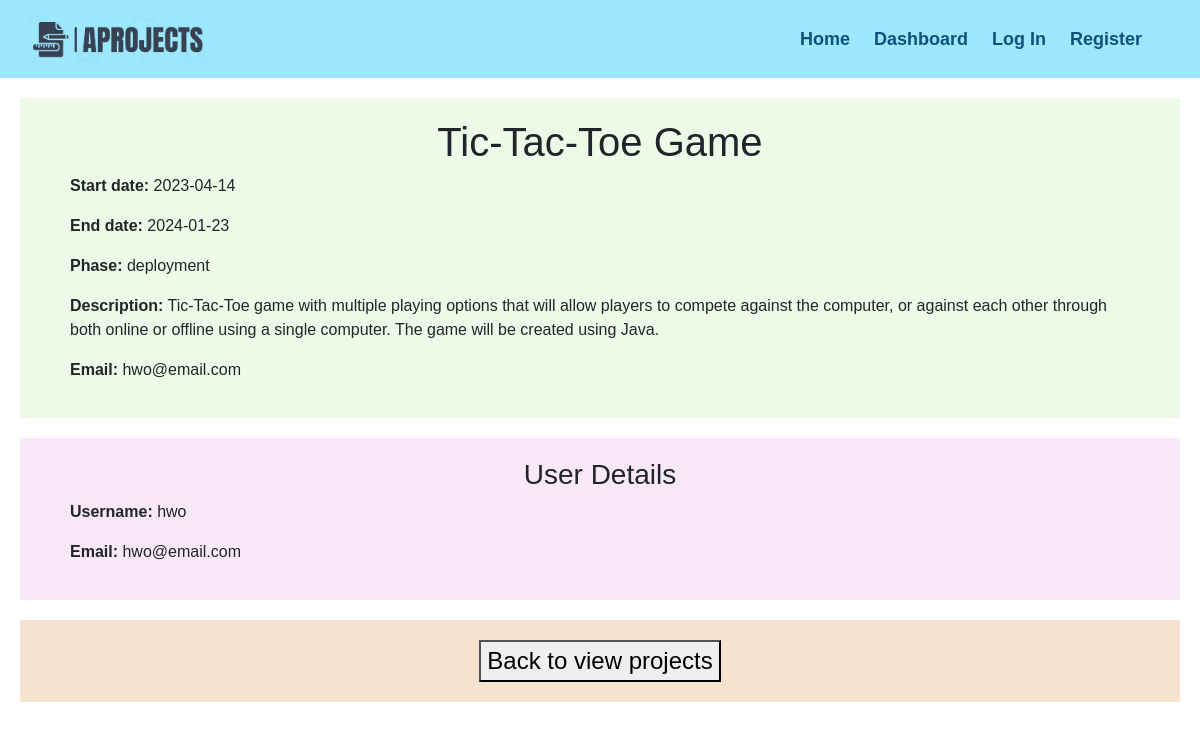
The page /projectdetails.php?pid=3 on the database its author committed.
### tables this page shows
CREATE TABLE `projects` (
  `pid` int UNSIGNED NOT NULL,
  `title` varchar(100) NOT NULL,
  `start_date` date DEFAULT NULL,
  `end_date` date DEFAULT NULL,
  `phase` enum('design','development','testing','deployment','complete') DEFAULT NULL,
  `description` varchar(500) DEFAULT NULL,
  `uid` int UNSIGNED NOT NULL
);

CREATE TABLE `users` (
  `uid` int UNSIGNED NOT NULL,
  `username` varchar(255) NOT NULL,
  `password` varchar(255) NOT NULL,
  `email` varchar(255) NOT NULL
);

### projectdetails.php (the view, shortened to what this page needs)
<!DOCTYPE html>
<html lang="en">
<head>
    <link href="https://cdn.jsdelivr.net/npm/bootstrap@5.3.0-alpha1/dist/css/bootstrap.min.css" rel="stylesheet"
 />
    <link rel="stylesheet" type="text/css" href="css/style2.css" />
</head>
<body>
    <header id="main-header">
        <div id="logo">
            <img src="img/Topleft-logo.png" alt="TopLeft Logo" style="width: 40%; height: auto" />
        </div>
        <nav class="navigation-container">
            <ul class="navigation">
                <li><a href="projectlist.php">Home</a></li>
                <li><a href="dashboard.php">Dashboard</a></li>
                <li><a href="login.php">Log In</a></li>
                <li><a href="register.php">Register</a></li>
            </ul>
        </nav>
    </header>
    <?php
    require_once("connectdb.php");
    if (isset($_GET['pid'])) {
        $pid = $_GET['pid'];
        $query = "SELECT * FROM projects WHERE pid=?";
        $stmt = $db->prepare($query);
        $stmt->execute([$pid]);
        $project = $stmt->fetch(PDO::FETCH_ASSOC);
    } else {
        echo "<p class='errorbox'>Invalid project ID</p>";
        exit;
    }
    $uquery = "SELECT * FROM users WHERE uid=?";
    $ustmt = $db->prepare($uquery);
    $ustmt->execute([$project['uid']]);
    $urow = $ustmt->fetch(PDO::FETCH_ASSOC);
    ?>
    <div class="prodesc">
        <h1>
            <?php echo $project['title']; ?>
        </h1>
        <p><strong>Start date:</strong>
            <?php echo $project['start_date']; ?>
        </p>
        <p><strong>End date:</strong>
            <?php echo $project['end_date']; ?>
        </p>
        <p><strong>Phase:</strong>
            <?php echo $project['phase']; ?>
        </p>
        <p><strong>Description:</strong>
            <?php echo $project['description']; ?>
        </p>
        <p><strong>Email:</strong>
            <?php echo $urow['email'];
            ; ?>
        </p>
    </div>
    <div class="userprodesc">
        <h3>
            User Details
        </h3>
        <p><strong>Username:</strong>
            <?php echo $urow['username']; ?>
        </p>
        <p><strong>Email:</strong>
            <?php echo $urow['email']; ?>
        </p>
    </div>
    <div class="viewback">
        <a href="projectlist.php"><button> Back to view projects </button></a>
    </div>
</body>
</html>

### css/style2.css (style rules this page uses)
#main-header { display: flex; align-items: center; padding: 15px 50px 50px 30px; padding-bottom: 15px; justify-content: space-between; width: 100%; flex-wrap: wrap; margin: 0 auto; background-color: #9ee8ff; }
.navigation, .navigation * { margin: 0; padding: 0; list-style: none; }
.navigation li { position: relative; white-space: nowrap; float: left; margin-left: 8px; }
.navigation a { padding: 8px; text-decoration: none; display: inline-block; color: rgb(15, 81, 122); font-family: "Raleway", sans-serif; font-weight: 600; font-size: 18px; outline: none; }
.navigation > li > a:before { content: ""; position: absolute; width: 0; height: 2px; bottom: 0; left: 0; visibility: hidden; transition: all 1s ease-in-out 0s; visibility: visible; width: 100%; }
.prodesc { font-family: Arial, sans-serif; align-items: center; align-content: center; text-align: center; padding: 20px 50px; margin: 20px; background-color: rgb(237, 250, 232); }
.prodesc p { align-items: left; align-content: left; text-align: left; }
.prodesc h1 { align-items: center; align-content: center; text-align: center; }
.userprodesc { font-family: Arial, sans-serif; align-items: center; align-content: center; text-align: center; padding: 20px 50px; margin: 20px; background-color: rgb(248, 232, 250); }
.userprodesc p { align-items: left; align-content: left; text-align: left; }

### projectdetails.php (style rules this page uses)
.viewback { font-family: Arial, sans-serif; font-size: x-large; align-items: center; align-content: center; text-align: center; padding: 20px 50px; margin: 20px; background-color: rgb(245, 227, 207); }

### rows shown on the page
projects: title "Tic-Tac-Toe Game", start_date "2023-04-14", end_date "2024-01-23", phase "deployment", description "Tic-Tac-Toe game with multiple playing options that will allow players to compete against the computer, or against each other through both online or offline using a single computer. The game will be created using Java."
users: email "hwo@email.com", username "hwo"
